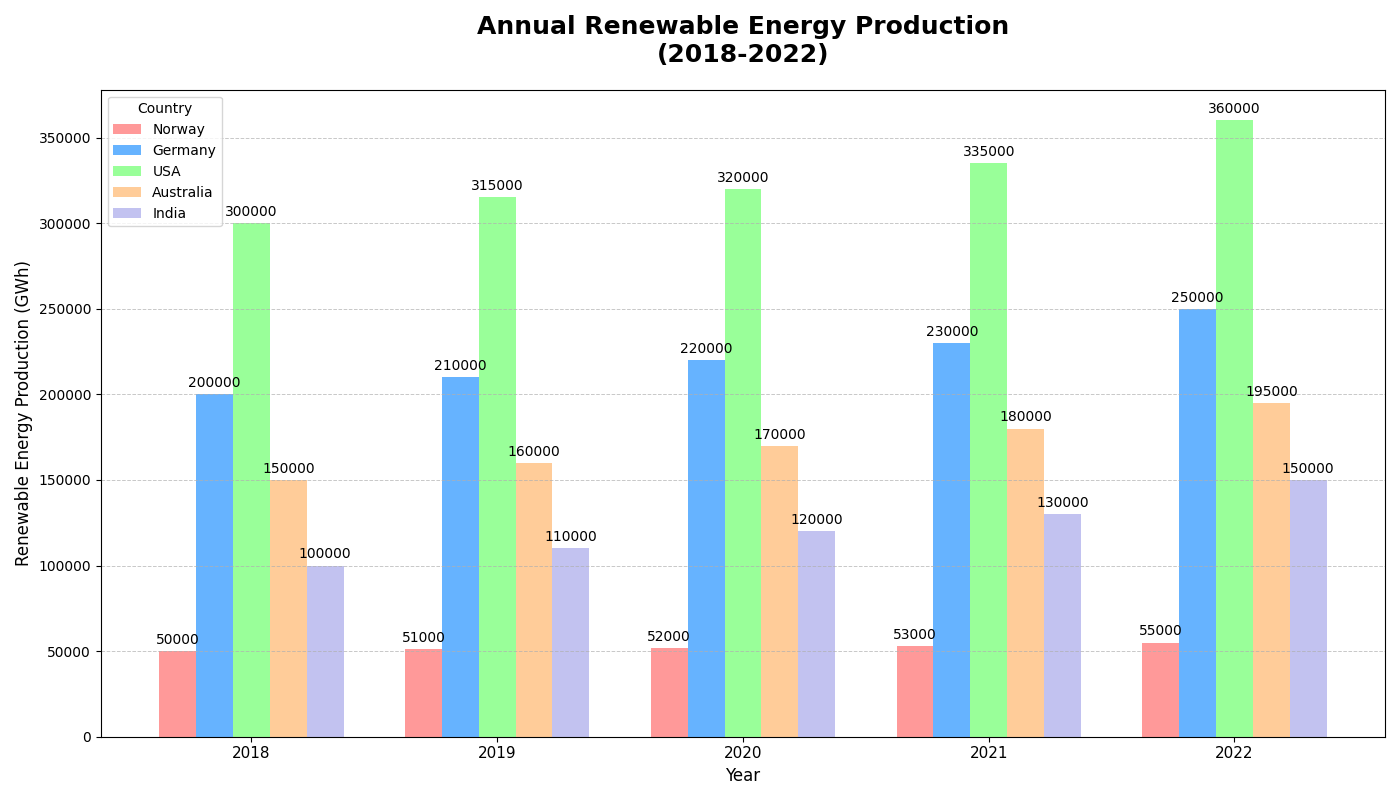

Source code (Python):
import matplotlib.pyplot as plt
import numpy as np

countries = ['Norway', 'Germany', 'USA', 'Australia', 'India']
years = ['2018', '2019', '2020', '2021', '2022']

norway_production = [50000, 51000, 52000, 53000, 55000]
germany_production = [200000, 210000, 220000, 230000, 250000]
usa_production = [300000, 315000, 320000, 335000, 360000]
australia_production = [150000, 160000, 170000, 180000, 195000]
india_production = [100000, 110000, 120000, 130000, 150000]

data = [norway_production, germany_production, usa_production, australia_production, india_production]

fig, ax = plt.subplots(figsize=(14, 8))

width = 0.15
x = np.arange(len(years))

# New colors for each country
colors = ['#ff9999', '#66b3ff', '#99ff99', '#ffcc99', '#c2c2f0']

for i, (country_data, color) in enumerate(zip(data, colors)):
    rects = ax.bar(x + i * width, country_data, width, label=countries[i], color=color)
    for rect in rects:
        height = rect.get_height()
        ax.annotate(f'{height}', xy=(rect.get_x() + rect.get_width() / 2, height),
                    xytext=(0, 3), textcoords="offset points", ha='center', va='bottom', fontsize=10, color='black')

ax.set_xlabel('Year', fontsize=12)
ax.set_ylabel('Renewable Energy Production (GWh)', fontsize=12)
ax.set_title('Annual Renewable Energy Production\n(2018-2022)', fontsize=18, fontweight='bold', pad=20)
ax.set_xticks(x + width * 2)
ax.set_xticklabels(years, fontsize=11)
ax.legend(title="Country", fontsize=10, loc='upper left')

ax.yaxis.grid(True, linestyle='--', linewidth=0.7, alpha=0.7)

plt.tight_layout()
plt.show()
